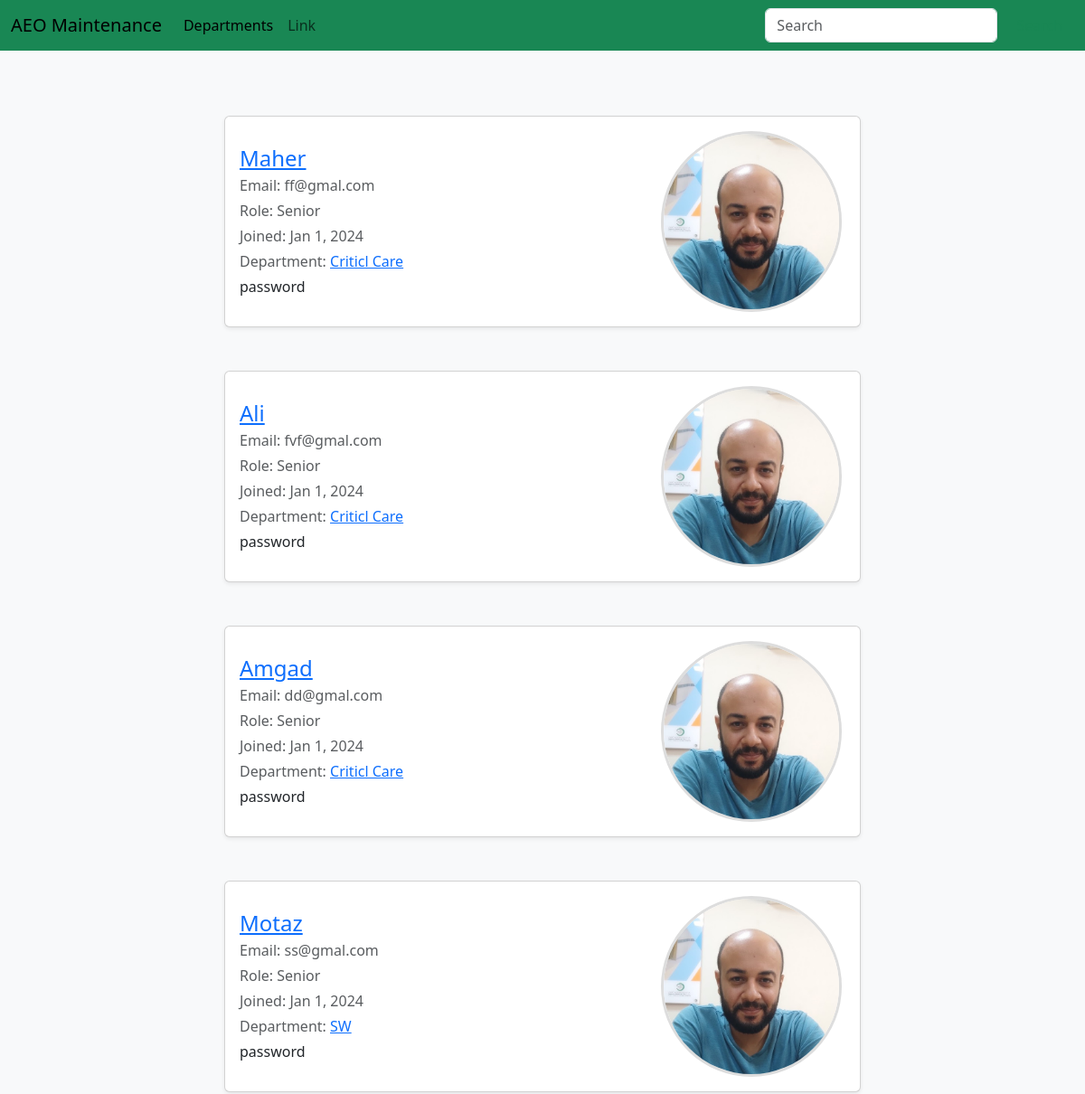
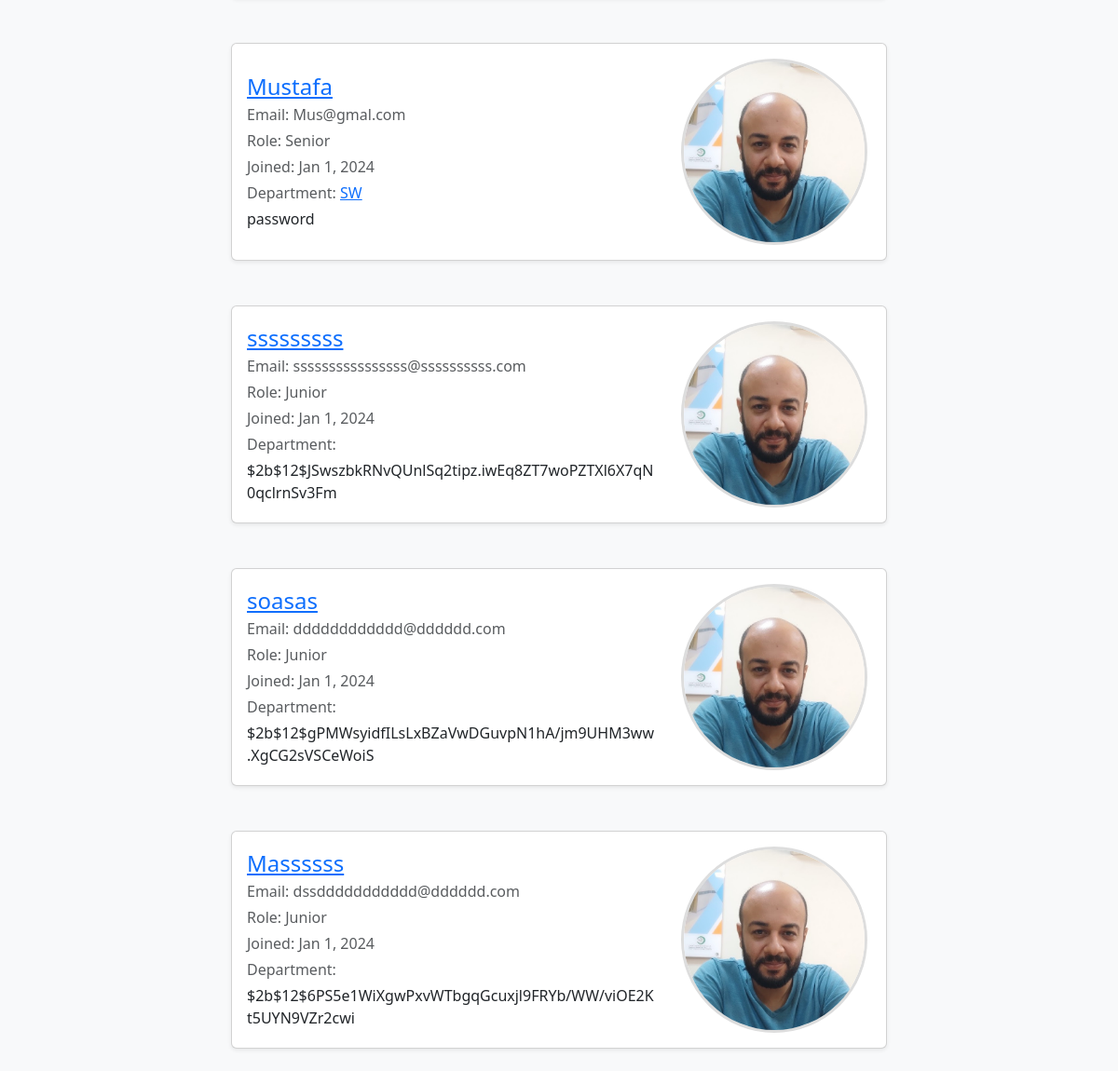
Screenshot of /users with the database file from the repository (2 pictures, top to bottom).
### maintenance_system/models.py (models this page shows, shortened)
class User(db.Model, UserMixin):
	id = db.Column(db.Integer, primary_key=True)
	username = db.Column(db.String(80), unique=True)
	email = db.Column(db.String(120), unique=True)
	password = db.Column(db.String(120))
	rank = db.Column(db.String(120), default="Junior")
	profile_pic = db.Column(db.String(120), default="default.jpg")
	department_id = db.Column(db.Integer, db.ForeignKey('department.id'))
	machines = db.relationship('Machine', backref='user', lazy=True)
	hospitals = db.relationship('Hospital', secondary='user_hospital', backref='users', lazy='dynamic')

class Department(db.Model):
	id = db.Column(db.Integer, primary_key=True)
	name = db.Column(db.String(80), unique=True)
	members = db.relationship('User', backref='department', lazy=True)
	devices = db.relationship('Device', backref='department', lazy=True)

### maintenance_system/routes.py (the view)
@app.route('/users')
def users():
    users = User.query.all()
    return render_template('users.html', users=users)

### maintenance_system/Templates/users.html
{% extends "layout.html"%}
{% block content %}
<div class="row justify-content-center">
	{% for user in users %}
	<div class="col-md-8 col-lg-8 mt-4 mb-4">
		<div class="card p-3 shadow-sm">
			<div class="row align-items-center">
				<div class="col-md-8 col-12">
					<a href=" {{url_for('user', id=user.id) }}">
						<h4 class="mb-1">{{user.username}}</h4>
					</a>
					<p class="text-muted mb-1">Email: {{user.email}}</p>
					<p class="text-muted mb-1">Role: {{user.rank}}</p>
					<p class="text-muted mb-1">Joined: Jan 1, 2024</p>
					<p class="text-muted mb-1">Department: <a href="#">{{user.department.name}}</a>
					</p>
					{{user.password}}
				</div>
				<div class="col-md-4 col-12 text-center">
					<img src="{{ url_for('static', filename='images/profile.jpg')}}" alt="User Photo"
						class="rounded-photo">
				</div>
			</div>
		</div>
	</div>
	{% endfor %}
</div>
{% endblock%}

### maintenance_system/static/css/style.css (style rules this page uses)
body { background-color: #f8f9fa; }
.rounded-photo { width: 200px; height: 200px; object-fit: cover; border-radius: 50%; border: 3px solid #ddd; }

### rows the page displays
User: username "Maher", email "ff@gmal.com", rank "Senior", department.name "Criticl Care", password "password"
User: username "Ali", email "fvf@gmal.com", rank "Senior", department.name "Criticl Care", password "password"
User: username "Amgad", email "dd@gmal.com", rank "Senior", department.name "Criticl Care", password "password"
User: username "Motaz", email "ss@gmal.com", rank "Senior", department.name "SW", password "password"
User: username "Mustafa", email "Mus@gmal.com", rank "Senior", department.name "SW", password "password"
User: username "sssssssss", email "ssssssssssssssss@ssssssssss.com", rank "Junior", password "$2b$12$JSwszbkRNvQUnlSq2tipz.iwEq8ZT7woPZTXl6X7qN0qclrnSv3Fm"
User: username "soasas", email "dddddddddddd@dddddd.com", rank "Junior", password "$2b$12$gPMWsyidfILsLxBZaVwDGuvpN1hA/jm9UHM3ww.XgCG2sVSCeWoiS"
User: username "Massssss", email "dssddddddddddd@dddddd.com", rank "Junior", password "$2b$12$6PS5e1WiXgwPxvWTbgqGcuxjl9FRYb/WW/viOE2Kt5UYN9VZr2cwi"
